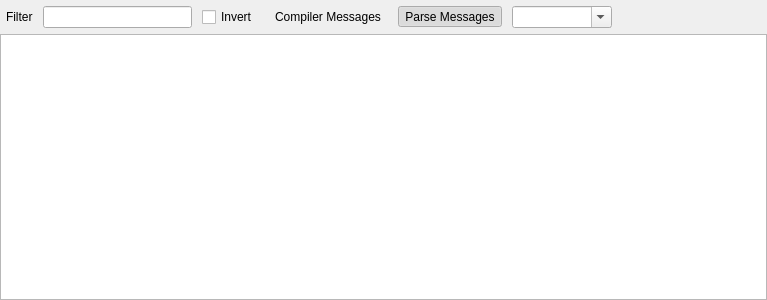
<?xml version="1.0" encoding="UTF-8"?>
<ui version="4.0">
 <class>ErrorView</class>
 <widget class="QWidget" name="ErrorView">
  <property name="geometry">
   <rect>
    <x>0</x>
    <y>0</y>
    <width>767</width>
    <height>300</height>
   </rect>
  </property>
  <property name="windowTitle">
   <string>Form</string>
  </property>
  <layout class="QVBoxLayout" name="verticalLayout">
   <property name="spacing">
    <number>0</number>
   </property>
   <property name="leftMargin">
    <number>0</number>
   </property>
   <property name="topMargin">
    <number>0</number>
   </property>
   <property name="rightMargin">
    <number>0</number>
   </property>
   <property name="bottomMargin">
    <number>0</number>
   </property>
   <item>
    <layout class="QHBoxLayout" name="horizontalLayout">
     <property name="spacing">
      <number>10</number>
     </property>
     <property name="leftMargin">
      <number>6</number>
     </property>
     <property name="topMargin">
      <number>6</number>
     </property>
     <property name="rightMargin">
      <number>6</number>
     </property>
     <property name="bottomMargin">
      <number>6</number>
     </property>
     <item>
      <widget class="QLabel" name="label">
       <property name="text">
        <string>Filter</string>
       </property>
      </widget>
     </item>
     <item>
      <widget class="QLineEdit" name="filterLine"/>
     </item>
     <item>
      <widget class="QCheckBox" name="invertFilterBtn">
       <property name="text">
        <string>Invert</string>
       </property>
      </widget>
     </item>
     <item>
      <widget class="QToolButton" name="btnCompilerMessages">
       <property name="toolTip">
        <string>Show Compiler Messages</string>
       </property>
       <property name="text">
        <string>Compiler Messages</string>
       </property>
       <property name="checkable">
        <bool>true</bool>
       </property>
       <property name="checked">
        <bool>false</bool>
       </property>
       <property name="autoRaise">
        <bool>true</bool>
       </property>
      </widget>
     </item>
     <item>
      <widget class="QToolButton" name="btnParseMessages">
       <property name="toolTip">
        <string>Show Parse Messages</string>
       </property>
       <property name="text">
        <string>Parse Messages</string>
       </property>
       <property name="checkable">
        <bool>true</bool>
       </property>
       <property name="checked">
        <bool>true</bool>
       </property>
       <property name="autoRaise">
        <bool>true</bool>
       </property>
      </widget>
     </item>
     <item>
      <widget class="QComboBox" name="comboBox">
       <property name="minimumSize">
        <size>
         <width>100</width>
         <height>0</height>
        </size>
       </property>
       <property name="editable">
        <bool>true</bool>
       </property>
      </widget>
     </item>
     <item>
      <spacer name="horizontalSpacer">
       <property name="orientation">
        <enum>Qt::Horizontal</enum>
       </property>
       <property name="sizeHint" stdset="0">
        <size>
         <width>40</width>
         <height>20</height>
        </size>
       </property>
      </spacer>
     </item>
    </layout>
   </item>
   <item>
    <widget class="QTableView" name="tableView">
     <property name="selectionMode">
      <enum>QAbstractItemView::MultiSelection</enum>
     </property>
     <property name="selectionBehavior">
      <enum>QAbstractItemView::SelectRows</enum>
     </property>
     <attribute name="horizontalHeaderStretchLastSection">
      <bool>true</bool>
     </attribute>
     <attribute name="verticalHeaderVisible">
      <bool>false</bool>
     </attribute>
    </widget>
   </item>
  </layout>
 </widget>
 <resources/>
 <connections/>
</ui>
